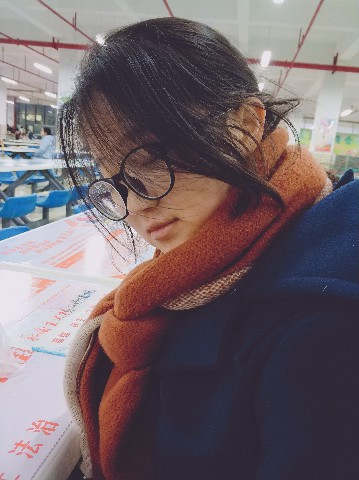
%> input picture data/jingjing.jpg, 359 x 480 px
$ octave Exp1.m   (GNU Octave 9; MATLAB toolbox functions it lacks are replaced by stand-ins)
%> lines starting %> are read from the running program, lines starting %| are printed output that depends on the picture
### Exp1/eightNeighborFilter.m
function re = eightNeighborFilter(im)

[rows, cols] = size(im);
C = im;

for i = 2:rows-1
    for j = 2:cols-1
       C(i, j) = sum(sum( C(i-1:i+1, j-1:j+1) ))/9;
    end
end
re = C;
end

### Exp1/Exp1.m
%% initialization
close all
clear, clc

%% Q1
im = imread('..\data\jingjing.jpg');
%> im is the input picture: size 480x359x3 uint8; mean R, G, B 114.4, 101.4, 107
% convert to gray image with a 256 degree
imGray = uint8(rgb2gray(im));

figure(1)
subplot(1, 2, 1)
imshow(im)
title('Original Image')
subplot(1, 2, 2)
imshow(imGray)
title('256 Degree Gray Image')

%% Q2
imWithGaussianNoise = imnoise(imGray, 'gaussian', 0, 0.2);
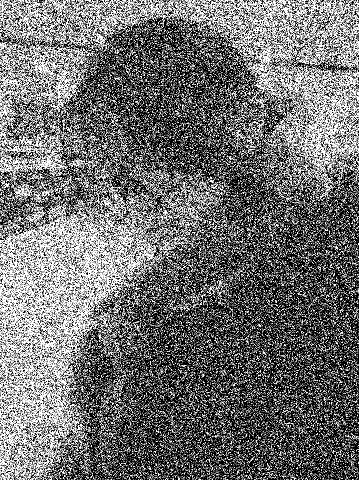
%> imWithGaussianNoise: size 480x359 uint8; min 0, max 255, mean 112.1
imWithSaltPepperNoise = imnoise(imGray, 'salt & pepper', 0.2);
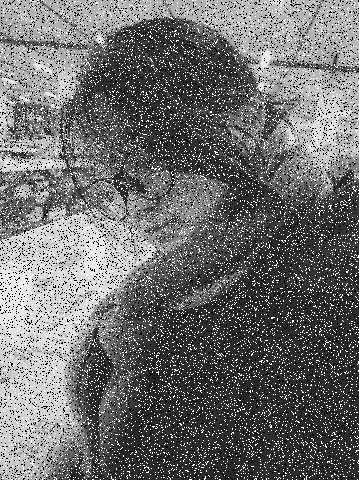
%> imWithSaltPepperNoise: size 480x359 uint8; min 0, max 255, mean 110.2

imFilterGaussianNoise = eightNeighborFilter(imWithGaussianNoise);
%> after the loop in eightNeighborFilter, `for i = 2:rows-1`:
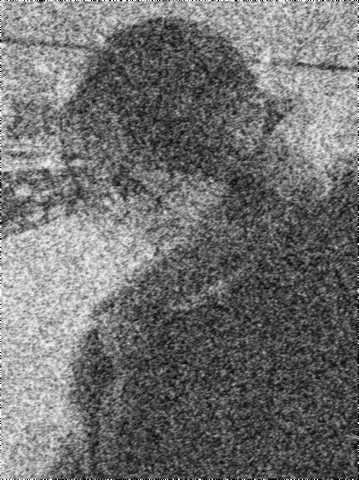
%> C: size 480x359 uint8; min 0, max 255, mean 112.1; mean of the top-left, top-right, bottom-left and bottom-right quarters 122.8, 120.6, 133.4, 72
imFilterSaltPepperNoise = eightNeighborFilter(imWithSaltPepperNoise);
%> after the loop in eightNeighborFilter (call 2), `for i = 2:rows-1`:
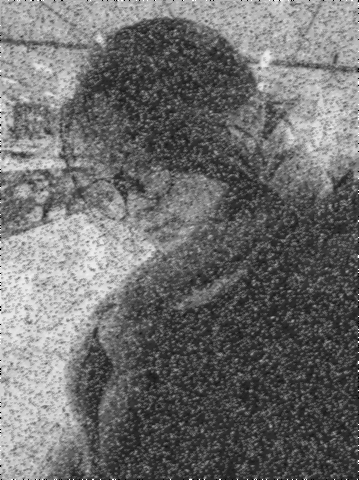
%> C: size 480x359 uint8; min 0, max 255, mean 110.2; mean of the top-left, top-right, bottom-left and bottom-right quarters 122.3, 119.2, 135.7, 64

figure(2)

subplot(3, 2, 1:2)
imshow(imGray)
title('Original Image')

subplot(3, 2, 3)
imshow(imWithGaussianNoise)
title('Gaussian Noise Mean:0 Var:0.2')
subplot(3, 2, 4)
imshow(imFilterGaussianNoise)
title('After Filter')

subplot(3, 2, 5)
imshow(imWithSaltPepperNoise)
title('Salt & Pepper Noise d:0.2')
subplot(3, 2, 6)
imshow(imFilterSaltPepperNoise)
title('After Filter')

%% Q3
mat = zeros(50, 50);
mat(20, 10:15) = 255;

figure(3)
subplot(4,2,1)
imshow(mat)
title('Original Image')
subplot(4,2,2)
matFFT = abs(fft2(mat));
% matFFT = 10.*log(matFFT);
matFFT = mat2gray(fftshift(matFFT));
imshow(matFFT)
title('After FFT')

mat = zeros(50, 50);
mat(20, 35:40) = 255;
subplot(4,2,3)
imshow(mat)
title('Original Image')

subplot(4,2,4)
matFFT = abs(fft2(mat));
% matFFT = 10.*log(matFFT);
matFFT = mat2gray(fftshift(matFFT));
imshow(matFFT)
title('After FFT')

mat = zeros(50, 50);
mat(10, 10:15) = 255;
subplot(4,2,5)
imshow(mat)
title('Original Image')

subplot(4,2,6)
matFFT = abs(fft2(mat));
% matFFT = 10.*log(matFFT);
matFFT = mat2gray(fftshift(matFFT));
imshow(matFFT)
title('After FFT')

mat = zeros(50, 50);
mat(10:15, 10) = 255;
subplot(4,2,7)
imshow(mat)
title('Original Image')

subplot(4,2,8)
matFFT = abs(fft2(mat));
% matFFT = 10.*log(matFFT);
matFFT = mat2gray(fftshift(matFFT));
imshow(matFFT)
title('After FFT')
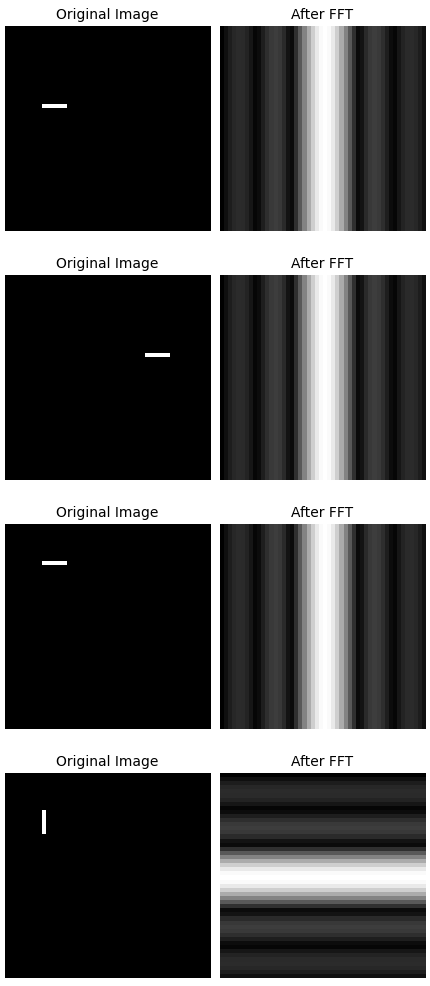
%> figure redrawn from the program's plot data, 8 panels

%% Q4

imDct = dct2(imGray);
figure(4)
subplot(1,3,1)
imshow(imGray)
title('Gray Image')
subplot(1,3,2)
imshow(log(abs(imDct)), [])
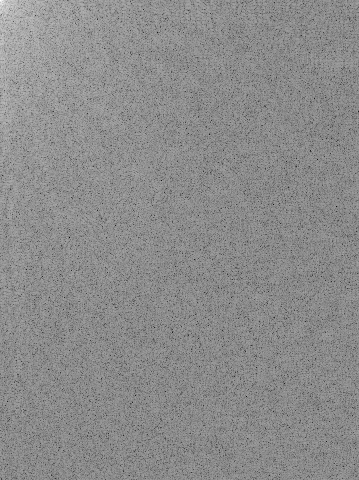
%> displayed picture: size 480x359, on the screen's scale of 0 to 255; min 0, max 255, mean 139.5
colormap(gca,jet(64))
title('After DCT')
colorbar
subplot(1,3,3)
imRe = imDct;
imRe(abs(imRe) < 0.01) = 0;
%> imRe: size 480x359 double; min -10027.8, max 43970.5, mean 0.4; mean of the top-left, top-right, bottom-left and bottom-right quarters 1.7, 0, 0, 0
imshow(idct2(imRe), [0, 255])
title('Re-construction')
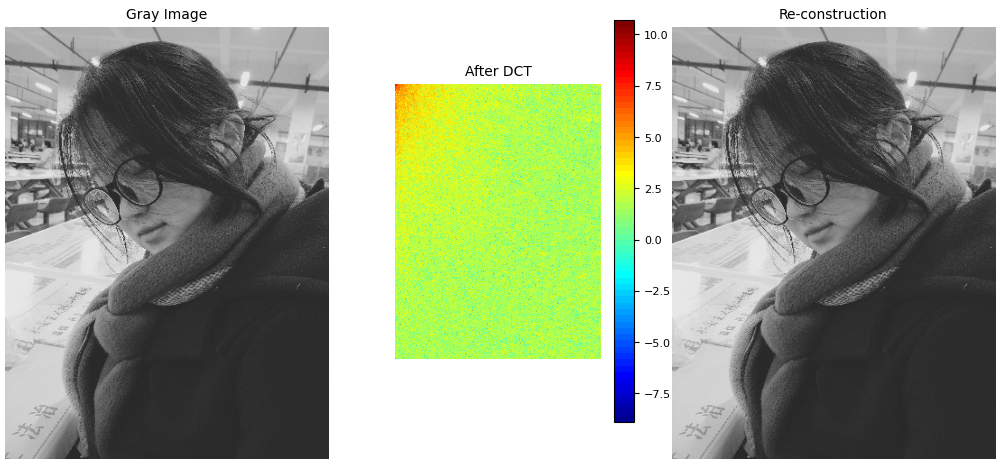
%> figure redrawn from the program's plot data, 3 panels
